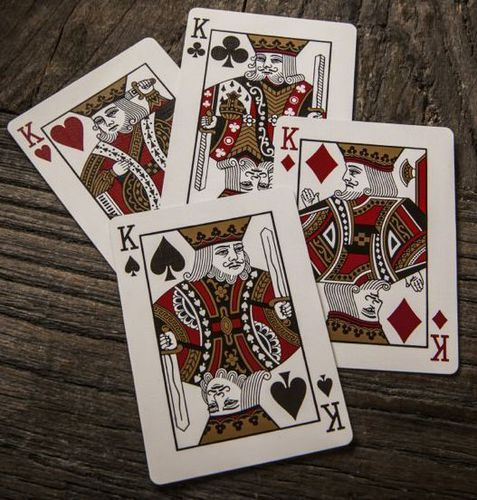
#> input picture Images/cards.jpg, 477 x 500 px, found by its file name
$ python 20.image_stacking.py
#> lines starting #> are read from the running program, lines starting #| are printed output that depends on the picture
import cv2
import  numpy as np

img=cv2.imread("images/cards.jpg",1)
#> img is the input picture: shape (500, 477, 3); mean B, G, R 88.1, 96.6, 109.6
# Both images have same no of  channel
hor=np.hstack((img,img))
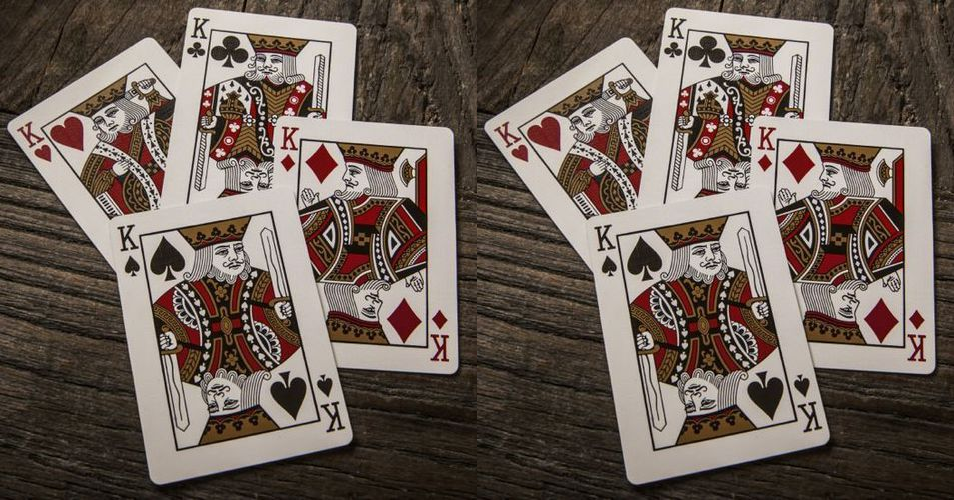
#> hor: shape (500, 954, 3); mean B, G, R 88.1, 96.6, 109.6
ver=np.vstack((img,img))
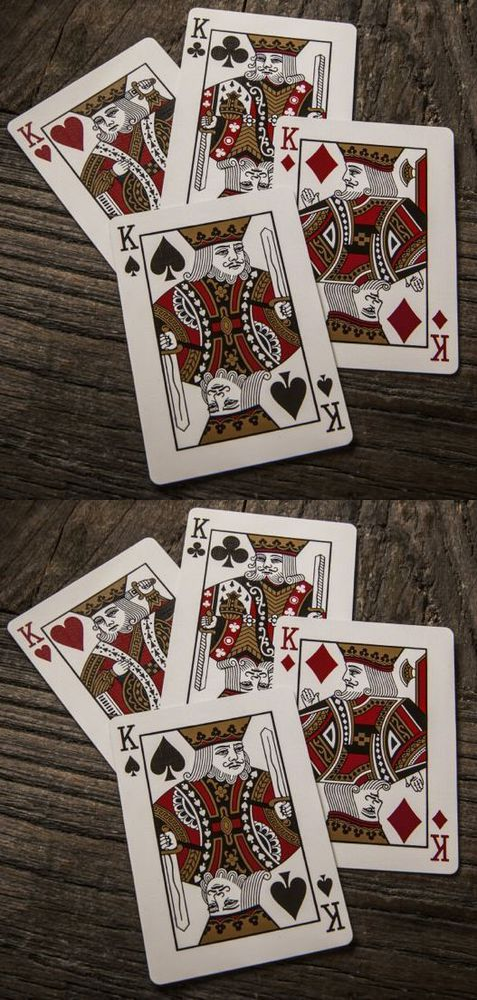
#> ver: shape (1000, 477, 3); mean B, G, R 88.1, 96.6, 109.6
cv2.imshow('Horizontal stack',hor)
cv2.imshow('ver stack',ver)
cv2.waitKey(0)
cv2.destroyAllWindows()

$ run again, with Images/faceman.jpg copied over Images/cards.jpg
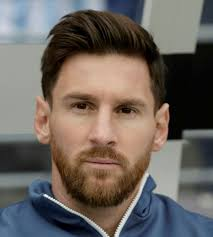
#> input picture Images/faceman.jpg, 213 x 237 px, found by its file name
#> img is the input picture: shape (237, 213, 3); mean B, G, R 93.8, 99.7, 107.6
#> `hor=np.hstack((img,img))`:
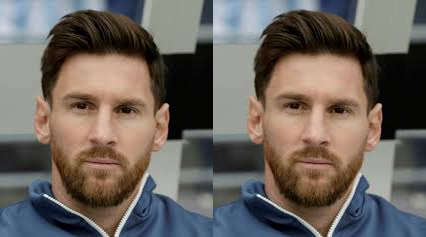
#> hor: shape (237, 426, 3); mean B, G, R 93.8, 99.7, 107.6
#> `ver=np.vstack((img,img))`:
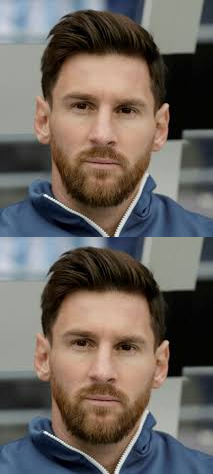
#> ver: shape (474, 213, 3); mean B, G, R 93.8, 99.7, 107.6
